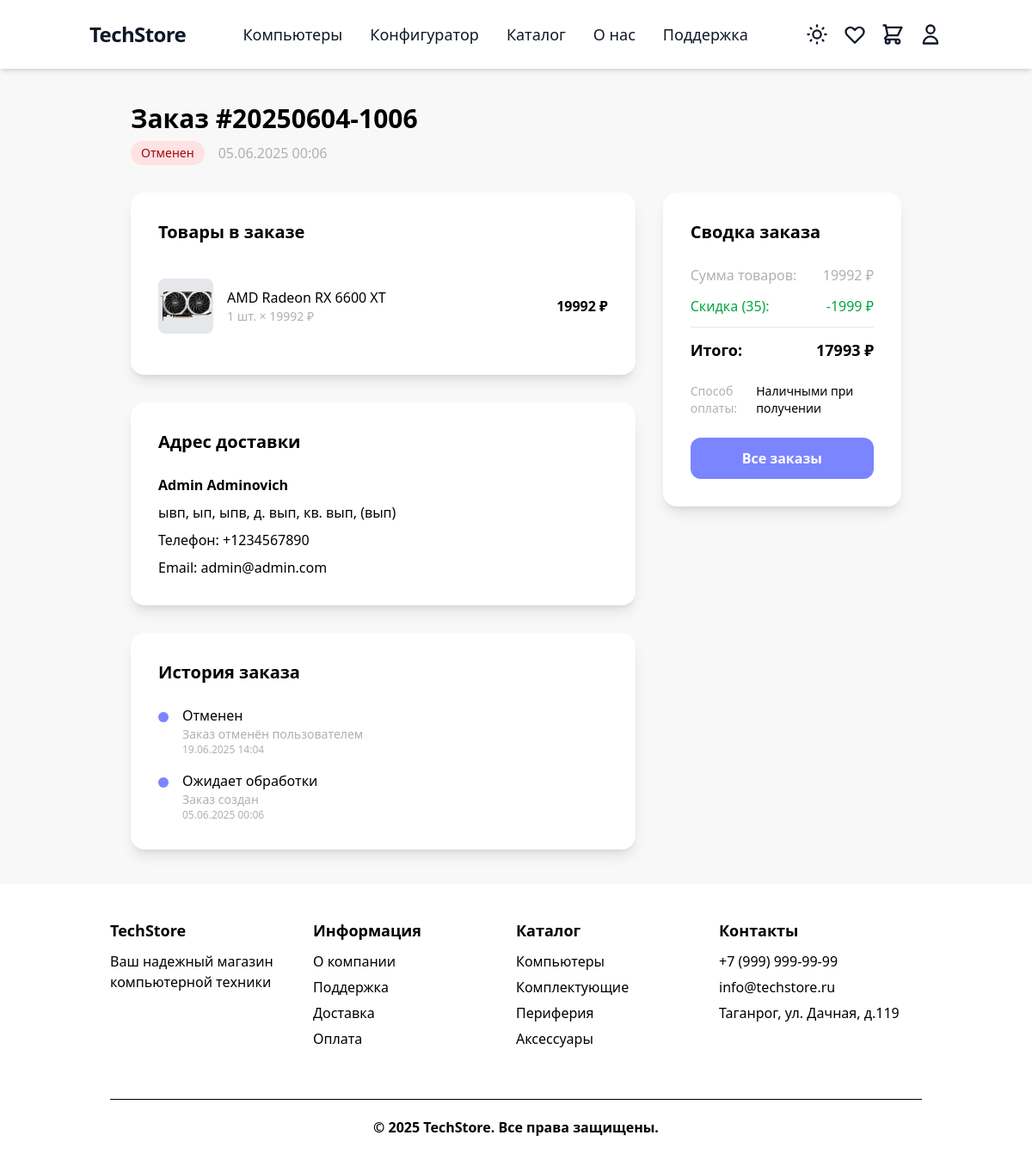
Screenshot of /orders/7/ (signed in) with the database file from the repository.
### order/models.py (models this page shows, shortened)
class Order(models.Model):
    STATUS_CHOICES = [
        ('pending', 'Ожидает обработки'),
        ('confirmed', 'Подтвержден'),
        ('processing', 'В обработке'),
        ('shipped', 'Отправлен'),
        ('delivered', 'Доставлен'),
        ('cancelled', 'Отменен'),
    ]
    PAYMENT_METHOD_CHOICES = [
        ('cash', 'Наличными при получении'),
        ('card', 'Банковской картой'),
        ('online', 'Онлайн оплата'),
    ]
    user = models.ForeignKey(settings.AUTH_USER_MODEL, on_delete=models.CASCADE, related_name='orders')
    order_number = models.CharField('Номер заказа', max_length=20, unique=True)
    status = models.CharField('Статус', max_length=20, choices=STATUS_CHOICES, default='pending')
    first_name = models.CharField('Имя', max_length=100)
    last_name = models.CharField('Фамилия', max_length=100)
    email = models.EmailField('Email')
    phone = models.CharField('Телефон', max_length=20)
    delivery_region = models.CharField('Регион', max_length=100)
    delivery_city = models.CharField('Город', max_length=100)
    delivery_street = models.CharField('Улица', max_length=200)
    delivery_house = models.CharField('Дом', max_length=20)
    delivery_apartment = models.CharField('Квартира', max_length=20, blank=True)
    delivery_postal_code = models.CharField('Почтовый индекс', max_length=20, blank=True)
    subtotal = models.DecimalField('Сумма товаров', max_digits=10, decimal_places=2)
    discount_amount = models.DecimalField('Размер скидки', max_digits=10, decimal_places=2, default=0)
    total_amount = models.DecimalField('Итоговая сумма', max_digits=10, decimal_places=2)
    payment_method = models.CharField('Способ оплаты', max_length=20, choices=PAYMENT_METHOD_CHOICES)
    comment = models.TextField('Комментарий к заказу', blank=True)
    promocode_used = models.CharField('Использованный промокод', max_length=50, blank=True)
    created_at = models.DateTimeField('Дата создания', auto_now_add=True)
    updated_at = models.DateTimeField('Дата обновления', auto_now=True)
    class Meta:
        verbose_name = 'Заказ'
        verbose_name_plural = 'Заказы'
        ordering = ['-created_at']
    @property
    def full_address(self):
        address_parts = [
            self.delivery_region,
            self.delivery_city,
            self.delivery_street,
            f"д. {self.delivery_house}",
        ]
        if self.delivery_apartment:
            address_parts.append(f"кв. {self.delivery_apartment}")
        if self.delivery_postal_code:
            address_parts.append(f"({self.delivery_postal_code})")
        return ", ".join(address_parts)

class OrderItem(models.Model):
    order = models.ForeignKey(Order, verbose_name='Заказ', on_delete=models.CASCADE, related_name='items')
    product = models.ForeignKey(Product, verbose_name='Товар', on_delete=models.CASCADE)
    product_name = models.CharField('Название товара', max_length=200)  # На случай если товар удалят
    product_price = models.DecimalField('Цена за единицу', max_digits=10, decimal_places=2)
    quantity = models.PositiveIntegerField('Количество')
    total_price = models.DecimalField('Общая стоимость', max_digits=10, decimal_places=2)
    class Meta:
        verbose_name = 'Товар в заказе'
        verbose_name_plural = 'Товары в заказе'

class OrderStatusHistory(models.Model):
    order = models.ForeignKey(Order, verbose_name='Заказ', on_delete=models.CASCADE, related_name='status_history')
    status = models.CharField('Статус', max_length=20, choices=Order.STATUS_CHOICES)
    comment = models.TextField('Комментарий', blank=True)
    created_at = models.DateTimeField('Дата изменения', auto_now_add=True)
    created_by = models.ForeignKey(
        settings.AUTH_USER_MODEL,
        on_delete=models.SET_NULL,
        null=True,
        blank=True,
        verbose_name='Изменил'
    )
    class Meta:
        verbose_name = 'История статуса заказа'
        verbose_name_plural = 'История статусов заказов'
        ordering = ['-created_at']

### store/models.py (models this page shows, shortened)
class Product(models.Model):
    category = models.ForeignKey(
        Category,
        on_delete=models.PROTECT,
        related_name='products',
        verbose_name='Категория'
    )
    name = models.CharField('Название', max_length=200)
    slug = models.SlugField('URL', max_length=200, unique=True)
    price = models.DecimalField(
        'Цена',
        max_digits=10,
        decimal_places=2,
        validators=[MinValueValidator(Decimal('0.01'))]
    )
    discount = models.PositiveIntegerField('Скидка (%)', default=0)
    stock = models.PositiveIntegerField(
        'Количество на складе',
        default=0,
        help_text='Количество товара на складе'
    )
    min_stock = models.PositiveIntegerField(
        'Минимальный остаток',
        default=0,
        help_text='Минимальное количество для предупреждения о заканчивающемся товаре'
    )
    is_popular = models.BooleanField(
        'Популярный товар',
        default=False,
        help_text='Отметьте, если товар является популярным и должен отображаться в специальных блоках.'
    )
    description = models.TextField(
        'Описание',
        blank=True,
        default='',
        help_text='Можно использовать HTML-теги для форматирования текста (например, <ul>, <li>, <b>, <h3> и т.д.)'
    )
    image = models.ImageField('Фото', upload_to='products/', blank=True, null=True)
    class Meta:
        verbose_name = 'Товар'
        verbose_name_plural = 'Товары'

### order/views.py (the view)
# urls.py: path('<int:order_id>/', views.order_detail, name='order_detail'),
@login_required
def order_detail(request, order_id):
    order = get_object_or_404(Order, id=order_id, user=request.user)
    order_items = order.items.select_related('product')
    status_history = order.status_history.all()
    promocode_usage = None
    if order.promocode_used:
        try:
            promocode_usage = PromoCodeUsage.objects.get(
                user=request.user,
                order_id=order.id
            )
        except PromoCodeUsage.DoesNotExist:
            pass
    context = {
        'order': order,
        'order_items': order_items,
        'status_history': status_history,
        'promocode_usage': promocode_usage,
    }
    return render(request, 'order/order_detail.html', context)

### order/templates/order/order_detail.html (shortened to what this page needs)
{% extends 'base.html' %}
{% block content %}
<div class="min-h-screen py-10 flex justify-center items-start px-4 sm:px-6 lg:px-8">
    <div class="max-w-4xl w-full">
        <div class="mb-8">
            <h1 class="text-3xl font-bold text-black dark:text-white mb-2">Заказ #{{ order.order_number }}</h1>
            <div class="flex items-center gap-4">
                <span class="px-3 py-1 rounded-full text-sm font-medium
                    {% if order.status == 'pending' %}bg-yellow-100 dark:bg-yellow-900 text-yellow-800 dark:text-yellow-300
                    {% elif order.status == 'confirmed' %}bg-blue-100 dark:bg-blue-900 text-blue-800 dark:text-blue-300
                    {% elif order.status == 'processing' %}bg-purple-100 dark:bg-purple-900 text-purple-800 dark:text-purple-300
                    {% elif order.status == 'shipped' %}bg-orange-100 dark:bg-orange-900 text-orange-800 dark:text-orange-300
                    {% elif order.status == 'delivered' %}bg-green-100 dark:bg-green-900 text-green-800 dark:text-green-300
                    {% elif order.status == 'cancelled' %}bg-red-100 dark:bg-red-900 text-red-800 dark:text-red-300
                    {% endif %}">
                    {{ order.get_status_display }}
                </span>
                <span class="text-[#b0b0b0] dark:text-[#7a8599]">{{ order.created_at|date:"d.m.Y H:i" }}</span>
            </div>
        </div>
        <div class="grid grid-cols-1 lg:grid-cols-3 gap-8">
            <div class="lg:col-span-2 space-y-8">
                <div class="bg-white dark:bg-[#28303F] rounded-2xl p-8 shadow-lg">
                    <h2 class="text-xl font-bold text-black dark:text-white mb-6">Товары в заказе</h2>
                    <div class="space-y-4">
                        {% for item in order_items %}
                        <div class="flex items-center gap-4 py-4 border-b border-[#e5e7eb] dark:border-[#363b4a] last:border-b-0">
                            <div class="w-16 h-16 bg-[#e5e7eb] dark:bg-[#1a2230] rounded-lg flex items-center justify-center">
                                {% if item.product.image %}
                                    <img src="{{ item.product.image.url }}" alt="{{ item.product_name }}" class="w-full h-full object-cover rounded-lg">
                                {% else %}
                                    <span class="text-[#b0b0b0] dark:text-[#7a8599] text-xs">Фото</span>
                                {% endif %}
                            </div>
                            <div class="flex-1">
                                <div class="text-black dark:text-white font-medium">{{ item.product_name }}</div>
                                <div class="text-[#b0b0b0] dark:text-[#7a8599] text-sm">{{ item.quantity }} шт. × {{ item.product_price|floatformat:0 }} ₽</div>
                            </div>
                            <div class="text-black dark:text-white font-bold">
                                {{ item.total_price|floatformat:0 }} ₽
                            </div>
                        </div>
                        {% endfor %}
                    </div>
                </div>
                <div class="bg-white dark:bg-[#28303F] rounded-2xl p-8 shadow-lg">
                    <h2 class="text-xl font-bold text-black dark:text-white mb-6">Адрес доставки</h2>
                    <div class="text-black dark:text-white">
                        <div class="mb-2"><strong>{{ order.first_name }} {{ order.last_name }}</strong></div>
                        <div class="mb-2">{{ order.full_address }}</div>
                        <div class="mb-2">Телефон: {{ order.phone }}</div>
                        <div>Email: {{ order.email }}</div>
                    </div>
                </div>
                {% if status_history %}
                <div class="bg-white dark:bg-[#28303F] rounded-2xl p-8 shadow-lg">
                    <h2 class="text-xl font-bold text-black dark:text-white mb-6">История заказа</h2>
                    <div class="space-y-4">
                        {% for history in status_history %}
                        <div class="flex items-start gap-4">
                            <div class="w-3 h-3 rounded-full bg-[#7a85ff] mt-2 flex-shrink-0"></div>
                            <div class="flex-1">
                                <div class="text-black dark:text-white font-medium">{{ history.get_status_display }}</div>
                                {% if history.comment %}
                                    <div class="text-[#b0b0b0] dark:text-[#7a8599] text-sm">{{ history.comment }}</div>
                                {% endif %}
                                <div class="text-[#b0b0b0] dark:text-[#7a8599] text-xs">{{ history.created_at|date:"d.m.Y H:i" }}</div>
                            </div>
                        </div>
                        {% endfor %}
                    </div>
                </div>
                {% endif %}
            </div>
            <div class="lg:col-span-1">
                <div class="bg-white dark:bg-[#28303F] rounded-2xl p-8 shadow-lg sticky top-20">
                    <h2 class="text-xl font-bold text-black dark:text-white mb-6">Сводка заказа</h2>
                    <div class="space-y-3 mb-6">
                        <div class="flex justify-between text-[#b0b0b0] dark:text-[#7a8599]">
                            <span>Сумма товаров:</span>
                            <span>{{ order.subtotal|floatformat:0 }} ₽</span>
                        </div>
                        {% if order.discount_amount > 0 %}
                        <div class="flex justify-between text-green-600 dark:text-green-400">
                            <span>Скидка{% if order.promocode_used %} ({{ order.promocode_used }}){% endif %}:</span>
                            <span>-{{ order.discount_amount|floatformat:0 }} ₽</span>
                        </div>
                        {% endif %}
                        <hr class="border-[#e5e7eb] dark:border-[#363b4a]">
                        <div class="flex justify-between text-black dark:text-white text-lg font-bold">
                            <span>Итого:</span>
                            <span>{{ order.total_amount|floatformat:0 }} ₽</span>
                        </div>
                    </div>
                    <div class="space-y-3 text-sm">
                        <div class="flex justify-between">
                            <span class="text-[#b0b0b0] dark:text-[#7a8599]">Способ оплаты:</span>
                            <span class="text-black dark:text-white">{{ order.get_payment_method_display }}</span>
                        </div>
                    </div>
                    <div class="mt-6">
                        <a href="{% url 'users:profile' %}"
                           class="w-full bg-[#7a85ff] hover:bg-[#4b1bb3] text-white py-3 rounded-xl text-center font-bold transition-colors block">
                            Все заказы
                        </a>
                    </div>
                </div>
            </div>
        </div>
    </div>
</div>
{% endblock %}

### rows the page displays
Order: order_number "20250604-1006", status "Отменен", created_at "05.06.2025 00:06", first_name "Admin", last_name "Adminovich", full_address "ывп, ып, ыпв, д. вып, кв. вып, (вып)", phone "+1234567890", email "admin@admin.com", subtotal "19992", promocode_used "35", discount_amount "1999", total_amount "17993", payment_method "Наличными при получении"
OrderItem: product.image (picture), product_name "AMD Radeon RX 6600 XT", quantity "1", product_price "19992", total_price "19992"
OrderStatusHistory: status "Отменен", comment "Заказ отменён пользователем", created_at "19.06.2025 14:04"
OrderStatusHistory: status "Ожидает обработки", comment "Заказ создан", created_at "05.06.2025 00:06"
